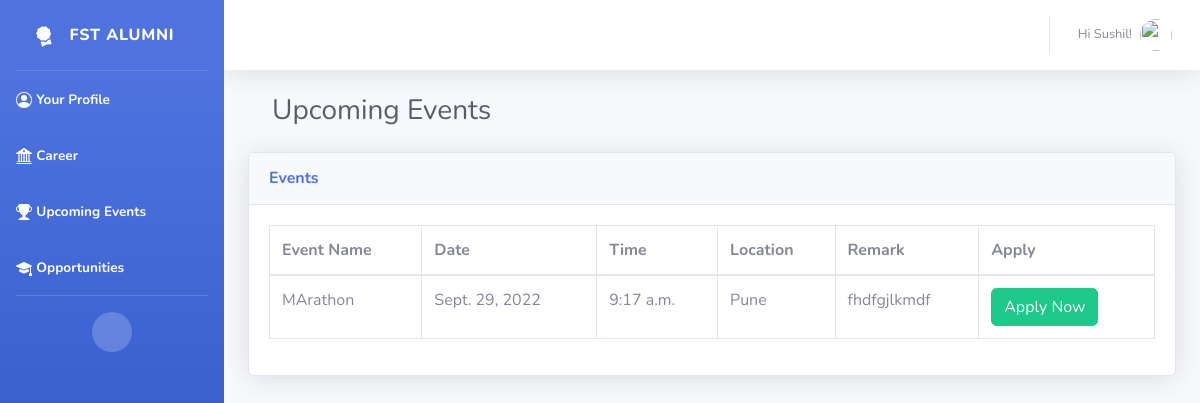
Page /events/ (signed in) on the earlier database version.
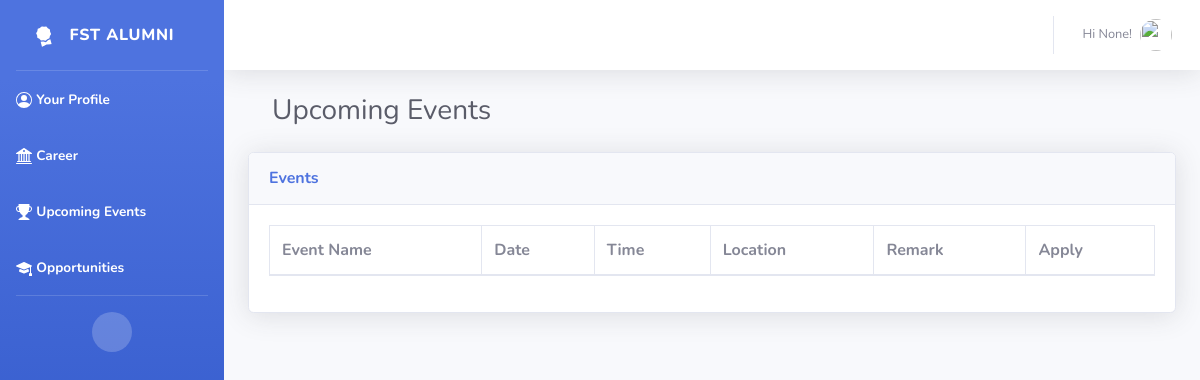
Same page on the later database version.
### accounts/models.py (models this page shows, shortened)
class User(AbstractBaseUser, PermissionsMixin):
    email = models.EmailField(max_length=254, unique=True)
    is_staff = models.BooleanField(default=False)
    is_superuser = models.BooleanField(default=False)
    is_active = models.BooleanField(default=True)
    last_login = models.DateTimeField(null=True, blank=True)
    date_joined = models.DateTimeField(auto_now_add=True)
    first_name = models.CharField(max_length=254, null=True, blank=True)
    last_name = models.CharField(max_length=254, null=True, blank=True)
    display_name = models.CharField(max_length=254, null=True, blank=True)
    batch = models.CharField(max_length=254, null=True, blank=True)
    college = models.CharField(max_length=254, null=True, blank=True)
    course_completed = models.CharField(max_length=254, null=True, blank=True)
    course_complete_start = models.DateField(blank=True, null=True)
    course_complete_end = models.DateField(blank=True, null=True)
    mobile = models.CharField(max_length=10)
    career_opportunity = models.BooleanField(default=False)
    mentor_students = models.BooleanField(default=False)
    train_students = models.BooleanField(default=False)
    attend_events = models.BooleanField(default=False)
    show_certificate = models.BooleanField(default=True)
    USERNAME_FIELD = 'email'
    EMAIL_FIELD = 'email'
    REQUIRED_FIELDS = []
    objects = UserManager()

### alumni/models.py (models this page shows, shortened)
class Events(models.Model):
    event_name = models.CharField(max_length=100)
    date = models.DateField()
    time = models.TimeField()
    location = models.CharField(max_length=100)
    Remark = models.TextField()
    class Meta:
        verbose_name_plural = "Events"

### alumni/views.py (the view)
# urls.py: path('events/', views.events, name='events'),
@login_required
def events(request):
    even = Events.objects.all()
    return render(request, "events.html", {'events': even})

### templates/events.html (shortened to what this page needs)
{% extends 'blank.html' %}
{% load static %}
{%block body %}
<div class="container-fluid">
    <div class="container-fluid">
        <div class="d-sm-flex align-items-center justify-content-between mt-4 mb-4">
            <h1 class="h3 mb-0 text-gray-800">Upcoming Events</h1>
        </div>
    </div>
    <div class="card shadow mb-4">
        <div class="card-header py-3">
            <h6 class="m-0 font-weight-bold text-primary">Events</h6>
        </div>
        <div class="card-body">
            <div class="table-responsive">
                <table class="table table-bordered" id="dataTable" width="100%" cellspacing="0">
                    <thead>
                        <tr>
                            <th>Event Name</th>
                            <th>Date</th>
                            <th>Time</th>
                            <th>Location</th>
                            <th>Remark</th>
                            <th>Apply</th>
                        </tr>
                    </thead>
                    <tbody>
                        {% for dat in events %}
                        <tr>
                            <td>{{ dat.event_name}}</td>
                            <td>{{ dat.date}}</td>
                            <td>{{ dat.time}}</td>
                            <td>{{ dat.location}}</td>
                            <td>{{ dat.Remark}}</td>
                            <td>
                                <a href="{% url 'event_apply' dat.id %}" class="btn btn-success">Apply
                                    Now</a>
                            </td>
                        </tr>
                        {% endfor %}
                    </tbody>
                </table>
            </div>
        </div>
    </div>
</div>
{% endblock body%}

### templates/blank.html (shortened to what this page needs)
{% load static %}
<!DOCTYPE html>
<html lang="en">
<head>
    <link href="{% static 'vendor/fontawesome-free/css/all.min.css' %}" rel="stylesheet" type="text/css">
    <link href="{% static 'css/sb-admin-2.min.css' %}" rel="stylesheet">
</head>
<body id="page-top">
    <div id="wrapper">
        <ul class="navbar-nav bg-gradient-primary sidebar sidebar-dark accordion" id="accordionSidebar">
            <a class="sidebar-brand d-flex align-items-center justify-content-center" href="{% url 'profile' %}">
                <div class="sidebar-brand-icon rotate-n-15">
                </div>
                <div class="sidebar-brand-text mx-3">FST Alumni</div>
            </a>
            <hr class="sidebar-divider my-0">
            <li class="nav-item active">
                <a class="nav-link" href="{% url 'profile' %}">
                    <span>Your Profile</span></a>
            </li>
            <li class="nav-item active">
                <a class="nav-link" href="{% url 'career' %}">
                    <span>Career</span></a>
            </li>
            <li class="nav-item active">
                <a class="nav-link" href="{% url 'events' %}">
                    <span>Upcoming Events</span></a>
            </li>
            <li class="nav-item active">
                <a class="nav-link" href="{% url 'opportunities' %}">
                    <span>Opportunities</span></a>
            </li>
            <hr class="sidebar-divider">
            <div class="text-center d-none d-md-inline">
                <button class="rounded-circle border-0" id="sidebarToggle"></button>
            </div>
        </ul>
        <div id="content-wrapper" class="d-flex flex-column">
            <div id="content">
                <nav class="navbar navbar-expand navbar-light bg-white topbar  static-top shadow">
                    <ul class="navbar-nav ml-auto">
                        <li class="nav-item dropdown no-arrow">
                            <a class="nav-link dropdown-toggle" href="#" id="userDropdown" role="button"
                                data-toggle="dropdown" aria-haspopup="true" aria-expanded="false">
                                {% if user.is_authenticated %}
                                <span class="mr-2 d-none d-lg-inline text-gray-600 small">Hi {{ user.first_name }}!</span>
                                {% endif %}
                                <img class="img-profile rounded-circle"
                                    src="{% static 'img/undraw_profile.svg' %}">
                            </a>
                        </li>
                    </ul>
                </nav>
            {% block body %}{% endblock body %}
            </div>
        </div>
    </div>
</body>
</html>

Differences in the rows shown:
removed Events: event_name "MArathon", date "Sept. 29, 2022", time "9:17 a.m.", location "Pune", Remark "fhdfgjlkmdf"
changed User: first_name "Sushil" → "None"
